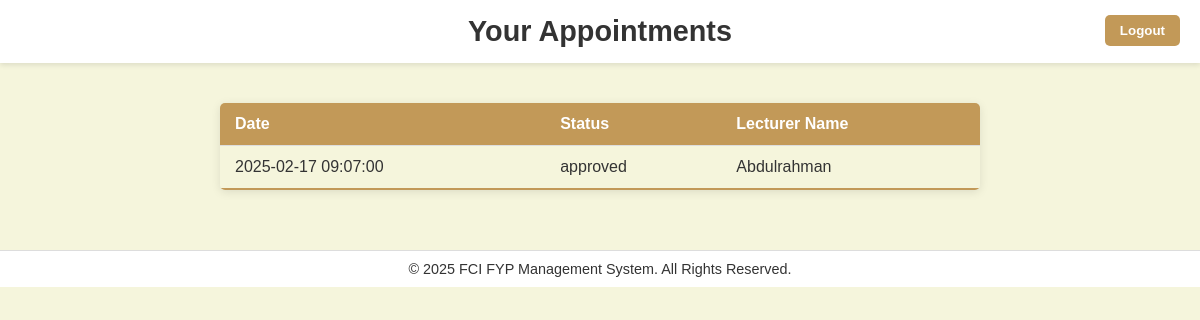
The page /student/View_Appointments.php (signed in) on the database its author committed.
### tables this page shows
CREATE TABLE `appointments` (
  `appointment_id` int(10) NOT NULL,
  `studentid` int(10) NOT NULL,
  `lecturerid` int(10) NOT NULL,
  `appointment_date` datetime NOT NULL,
  `status` enum('pending','approved','rejected') DEFAULT 'pending'
);

CREATE TABLE `lecturer` (
  `lecturerid` int(10) NOT NULL,
  `firstName` varchar(255) NOT NULL,
  `lastName` varchar(255) NOT NULL,
  `email` varchar(255) NOT NULL,
  `password` varchar(255) NOT NULL
);

### student/View_Appointments.php (the view, shortened to what this page needs)
<?php
$conn = OpenCon();
$student_id = $_SESSION['userid'];
$sql = "SELECT a.appointment_date, a.status, l.firstName AS lecturer_name
        FROM appointments a
        JOIN lecturer l ON a.lecturerid = l.lecturerid
        WHERE a.studentid = ?";
$stmt = $conn->prepare($sql);
$stmt->bind_param("i", $student_id);
$stmt->execute();
$result = $stmt->get_result();
?>
<!DOCTYPE html>
<html lang="en">
<head>
    <link rel="stylesheet" href="../css/styles.css">
</head>
<body>
    <header>
        <h1>Your Appointments</h1>
        <button class="logout-button" onclick="location.href='../auth/logout.php'">Logout</button>
    </header>
    <main>
        <div class="container">
            <table class="styled-table">
                <thead>
                    <tr>
                        <th>Date</th>
                        <th>Status</th>
                        <th>Lecturer Name</th>
                    </tr>
                </thead>
                <tbody>
                    <?php if ($result->num_rows > 0): ?>
                        <?php while ($row = $result->fetch_assoc()): ?>
                        <tr>
                            <td><?php echo htmlspecialchars($row['appointment_date']); ?></td>
                            <td><?php echo htmlspecialchars($row['status']); ?></td>
                            <td><?php echo htmlspecialchars($row['lecturer_name']); ?></td>
                        </tr>
                        <?php endwhile; ?>
                    <?php else: ?>
                        <tr>
                            <td colspan="3">No appointments found.</td>
                        </tr>
                    <?php endif; ?>
                </tbody>
            </table>
        </div>
    </main>
    <footer>
        <p>&copy; 2025 FCI FYP Management System. All Rights Reserved.</p>
    </footer>
</body>
</html>

### css/styles.css (style rules this page uses)
* { margin: 0; padding: 0; box-sizing: border-box; }
body { font-family: Arial, sans-serif; margin: 0; padding: 0; background-color: #f5f5dc; color: #333; }
header { background-color: #ffffff; color: #333; padding: 15px 20px; position: relative; box-shadow: 0 2px 5px rgba(0, 0, 0, 0.1); text-align: center; }
header h1 { margin: 0; font-size: 1.8rem; }
.logout-button { position: absolute; top: 15px; right: 20px; background-color: #c29958; color: white; border: none; padding: 8px 15px; border-radius: 5px; font-weight: bold; cursor: pointer; transition: background-color 0.3s ease, transform 0.2s ease; }
.container { max-width: 800px; margin: 0 auto; padding: 20px; }
footer { background-color: #ffffff; text-align: center; padding: 10px; margin-top: 20px; color: #333; border-top: 1px solid #ddd; font-size: 0.9rem; }
.styled-table { width: 100%; border-collapse: collapse; margin: 20px 0; font-size: 1rem; text-align: left; border-radius: 5px; overflow: hidden; box-shadow: 0 2px 10px rgba(0, 0, 0, 0.1); }
.styled-table thead tr { background-color: #c29958; color: #ffffff; font-weight: bold; }
.styled-table th, .styled-table td { padding: 12px 15px; border-bottom: 1px solid #ddd; }
.styled-table tbody tr:last-of-type { border-bottom: 2px solid #c29958; }

### rows shown on the page
appointments: appointment_date "2025-02-17 09:07:00", status "approved", lecturerid.firstName "Abdulrahman"
